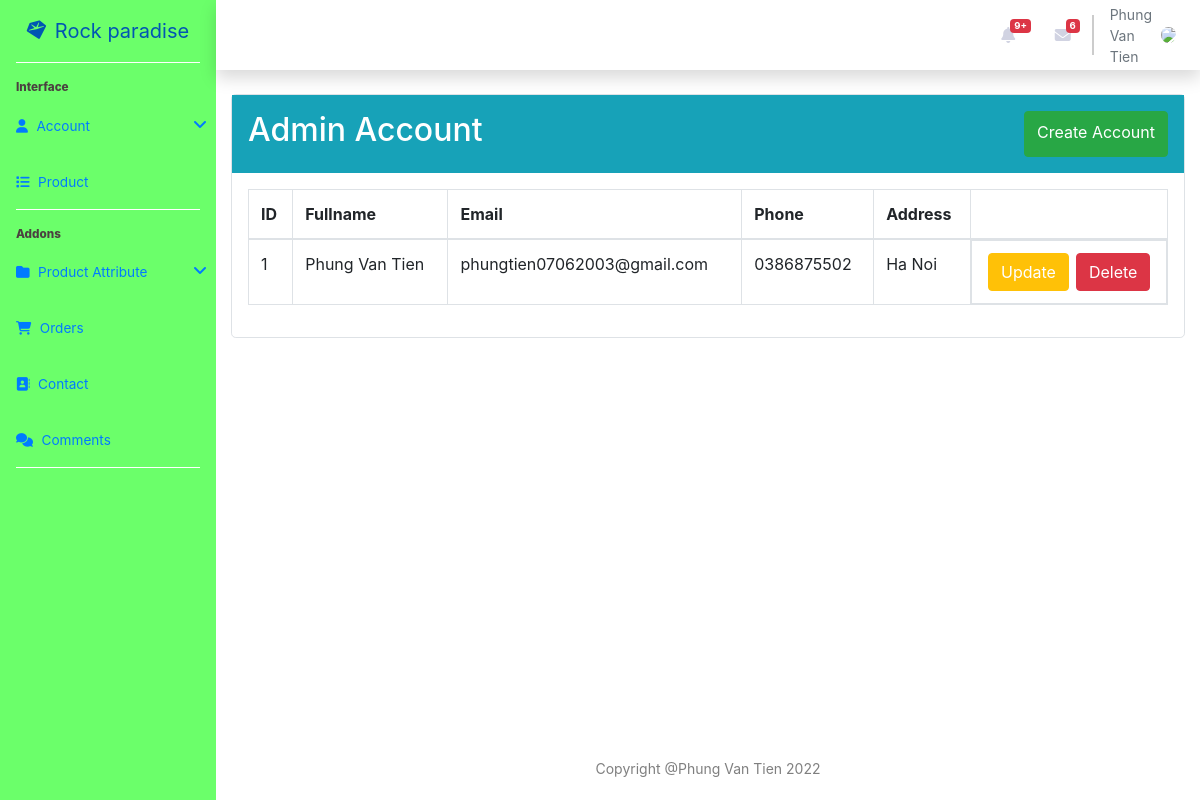
The app's page /SourceCode/Jewellery/admin/listAdmin.php (signed in) with its own data.
### tables this page shows
CREATE TABLE `account` (
  `id` int(11) NOT NULL,
  `role` varchar(30) NOT NULL,
  `fullname` varchar(50) NOT NULL,
  `email` varchar(100) NOT NULL,
  `password` varchar(50) NOT NULL,
  `phone` varchar(11) NOT NULL,
  `address` varchar(200) NOT NULL,
  `created_at` timestamp NOT NULL DEFAULT CURRENT_TIMESTAMP,
  `code` int(11) NOT NULL DEFAULT '0',
  `status` varchar(20) NOT NULL DEFAULT 'verified'
);

### SourceCode/Jewellery/admin/listAdmin.php (the view, shortened to what this page needs)
<?php
include "connect.php";
$sql = "SELECT * FROM account WHERE role = 'admin' ";
$result = $conn->query($sql);
$arr_acc = [];
if ($result->num_rows > 0) {
    $arr_acc = $result->fetch_all(MYSQLI_ASSOC);
} else {
    echo 'Error: ' . $conn->error;
}
?>
<!DOCTYPE html>
<html lang="en">
<head>
    <link rel="stylesheet" href="../public/css/admin.css?v=2">
    <link rel="stylesheet" href="https://cdnjs.cloudflare.com/ajax/libs/font-awesome/6.1.2/css/all.min.css" />
    <link rel="stylesheet" href="https://cdn.jsdelivr.net/npm/bootstrap@4.6.1/dist/css/bootstrap.min.css">
</head>
<body>
    <section class="flex-wrap d-flex ">
        <?php include "navbar.php" ?>
        <section>
            <div class="container-fluid">
                <div class="list_acc row">
                    <div class="col-md-12" style="min-height: 40rem;">
                        <div class="list_admin border rounded-lg">
                            <div class="create-admin bg-info p-3 w-100 d-flex justify-content-between">
                                <h2 class="text-white">Admin Account</h2>
                                <a href="#" class="btn btn-success btn-createAcc py-2 text-white">Create Account</a>
                            </div>
                            <div class="table_admin p-3">
                                <table class="table table-bordered">
                                    <thead>
                                        <tr>
                                            <th>ID</th>
                                            <th>Fullname</th>
                                            <th>Email</th>
                                            <th>Phone</th>
                                            <th>Address</th>
                                            <th></th>
                                        </tr>
                                    </thead>
                                    <tbody>
                                        <?php
                                        if (is_array($arr_acc)) {
                                            foreach ($arr_acc as $index => $value) {
                                        ?>
                                                <tr>
                                                    <td><?php echo ++$index; ?></td>
                                                    <td><?php echo $value['fullname']; ?></td>
                                                    <td><?php echo $value['email']; ?></td>
                                                    <td><?php echo $value['phone']; ?></td>
                                                    <td><?php echo $value['address']; ?></td>
                                                    <td class="d-flex justify-content-around">
                                                        <a data-id="<?php echo $value['id']; ?>" href="#" class="btn btn-warning btn-updateAdmin text-white">Update</a>
                                                        <button name_admin="<?php echo $value['fullname'] ?>" id_admin="<?php echo $value['id']; ?>" class="btn btn-danger btn-delete">Delete</button>
                                                    </td>
                                                </tr>
                                        <?php
                                            }
                                        }
                                        ?>
                                    </tbody>
                                </table>
                            </div>
                        </div>
                    </div>
                </div>
            </div>
        </section>
        <footer class="bg-white">
            <div class="container my-auto py-4">
                <div class="text-center my-auto text-black-50 small">
                    <span>Copyright @Phung Van Tien 2022</span>
                </div>
            </div>
        </footer>
    </section>
</body>
</html>

### SourceCode/Jewellery/admin/navbar.php (shortened to what this page needs)
<?php
include "connect.php";
$sql = "SELECT * FROM account WHERE role = 'admin' ";
$result = $conn->query($sql);
$admin = [];
if ($result->num_rows > 0) {
    $admin = $result->fetch_all(MYSQLI_ASSOC);
} else {
    echo "Error: " . $conn->error;
}
?>
<ul class="sidebar mb-0 list-unstyled" id="accordionSidebar">
    <a class="sidebar-brand d-flex align-item-center justify-content-center p-3" style="text-decoration: none;" href="admin.php">
        <div class="sidebar-brand-icon rotate-n-15">
            <i class="fa-solid fa-gem"></i>
        </div>
        <div class="sidebar-brand-text ml-2">Rock paradise</div>
    </a>
    <hr class="sidebar-divider">
    <div class="sidebar-heading">Interface</div>
    <li class="nav-item collapsed">
        <a class="nav-link" href="#" data-toggle="collapse" data-target="#collapseTwo">
            <i class="fa-solid fa-user"></i>
            <span>Account</span>
        </a>
    </li>
    <li class="nav-item">
        <a class="nav-link" href="listProduct.php">
            <i class="fa-solid fa-list"></i>
            <span>Product</span>
        </a>
    </li>
    <hr class="sidebar-divider">
    <div class="sidebar-heading">Addons</div>
    <li class="nav-item collapsed">
        <a class="nav-link" href="#" data-toggle="collapse" data-target="#collapseFour">
            <i class="fa-solid fa-folder"></i>
            <span>Product Attribute</span>
        </a>
    </li>
    <li class="nav-item">
        <a href="order.php" class="nav-link">
            <i class="fa-solid fa-cart-shopping"></i>
            <span>Orders</span>
        </a>
    </li>
    <li class="nav-item">
        <a href="contact.php" class="nav-link">
            <i class="fa-solid fa-address-book"></i>
            <span>Contact</span>
        </a>
    </li>
    <li class="nav-item">
        <a href="comments.php" class="nav-link">
            <i class="fa-solid fa-comments"></i>
            <span>Comments</span>
        </a>
    </li>
    <hr class="sidebar-divider d-none d-md-block">
</ul>
<div id="content-wrapper">
    <div id="content">
        <nav class="navbar navbar-expand-sm navbar-light bg-white topbar mb-4 static-top shadow">
            <ul class="navbar-nav info-user">
                <li class="nav-item  mx-1">
                    <a class="nav-link " href="#">
                        <i class="fas fa-bell"></i>
                        <span class="badge badge-danger">9+</span>
                    </a>
                </li>
                <li class="nav-item  mx-1">
                    <a class="nav-link " href="#">
                        <i class="fas fa-envelope"></i>
                        <span class="badge badge-danger">6</span>
                    </a>
                </li>
                <div class="" id="topbar-divider"></div>
                <li class="nav-item dropdown">
                    <a class="nav-link" href="#" id="userDropdown" role="button" data-toggle="dropdown">
                        <?php
                        if (is_array($admin)) {
                            foreach ($admin as $key => $value) {
                        ?>
                                <span class="ml-2 d-none d-lg-inline small text-secondary"><?php if (!empty($value['fullname'])) echo $value['fullname'] ?></span>
                        <?php
                            }
                        }
                        ?>
                        <img style="width: 20%;" class="ml-2 img-profile rounded-circle" src="../public/images/dashboardAdmin/avatar.jpg">
                    </a>
                </li>
            </ul>
        </nav>

### SourceCode/Jewellery/public/css/admin.css (style rules this page uses)
html { font-family: sans-serif; line-height: 1.15; -webkit-text-size-adjust: 100%; -webkit-tap-highlight-color: transparent }
body { margin: 0; font-family: Nunito, -apple-system, BlinkMacSystemFont, "Segoe UI", Roboto, "Helvetica Neue", Arial, sans-serif, "Apple Color Emoji", "Segoe UI Emoji", "Segoe UI Symbol", "Noto Color Emoji"; font-size: 1rem; font-weight: 400; line-height: 1.5; color: #858796; text-align: left; background-color: #fff }
#accordionSidebar { background-color: #6bff6a; min-height: 100vh; width: 16%; }
#content-wrapper { width: 84%; }
hr { box-sizing: content-box; height: 0; overflow: visible; }
.rotate-n-15 { transform: rotate(-15deg) }
h1, h2, h3, h4, h5, h6 { margin-top: 0; margin-bottom: .5rem; }
.sidebar-brand { font-size: 1.25rem; }
.sidebar hr.sidebar-divider { border-top: 1px solid #fff; }
.sidebar hr.sidebar-divider { margin: 0 1rem 1rem; }
.sidebar .nav-item { position: relative; }
.sidebar .nav-item .nav-link { text-align: center; padding: .75rem 1rem; width: 6.5rem }
.sidebar .nav-item .nav-link span { font-size: .65rem; display: block }
.sidebar .sidebar-heading { padding-left: 1rem; font-weight: 800; font-size: .73rem; color: #4b4040; }
.sidebar .nav-item .nav-link { display: block; width: 100%; text-align: left; padding: 1rem; width: 14rem; }
.sidebar .nav-item .nav-link i { font-size: .85rem; margin-right: .25rem; }
.sidebar .nav-item .nav-link span { font-size: .85rem; display: inline; }
.sidebar .nav-item .nav-link[data-toggle=collapse]::after { width: 1rem; text-align: center; float: right; vertical-align: 0; border: 0; font-weight: 900; content: '\f107'; font-family: 'Font Awesome 5 Free'; }
.topbar { height: 4.375rem }
.topbar .nav-item .nav-link { height: 4.375rem; display: flex; align-items: center; padding: 0 .75rem }
.topbar.navbar-light .navbar-nav .nav-item .nav-link { color: #d1d3e2 }
#topbar-divider { background-color: #ccc; border: .5px solid #ccc; height: 2.5rem; margin: auto; }
.nav-link .badge-danger { margin-bottom: 18px; margin-left: -5px; font-size: 60% !important; }
.nav-item>#userDropdown { max-width: 26rem; }
.navbar>.info-user { padding-left: 23rem; }
@media only screen and (min-width: 64em) and (max-width: 80em) { #accordionSidebar { width: 18%; } }
@media only screen and (min-width: 64em) and (max-width: 80em) { #content-wrapper { width: 82%; } }
@media only screen and (min-width: 64em) and (max-width: 80em) { .nav-item > #userDropdown { max-width: 34rem; } }

### records on screen
account: fullname "Phung Van Tien", email "phungtien07062003@gmail.com", phone "0386875502", address "Ha Noi"
